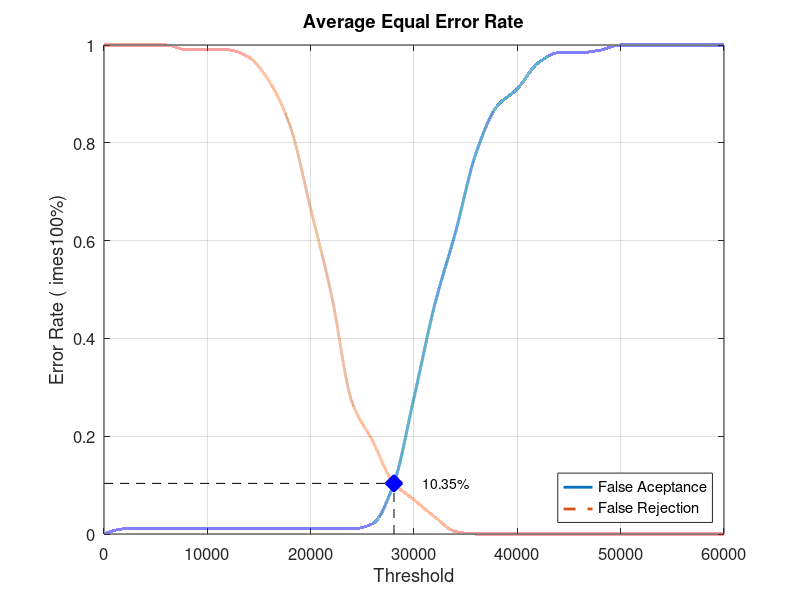
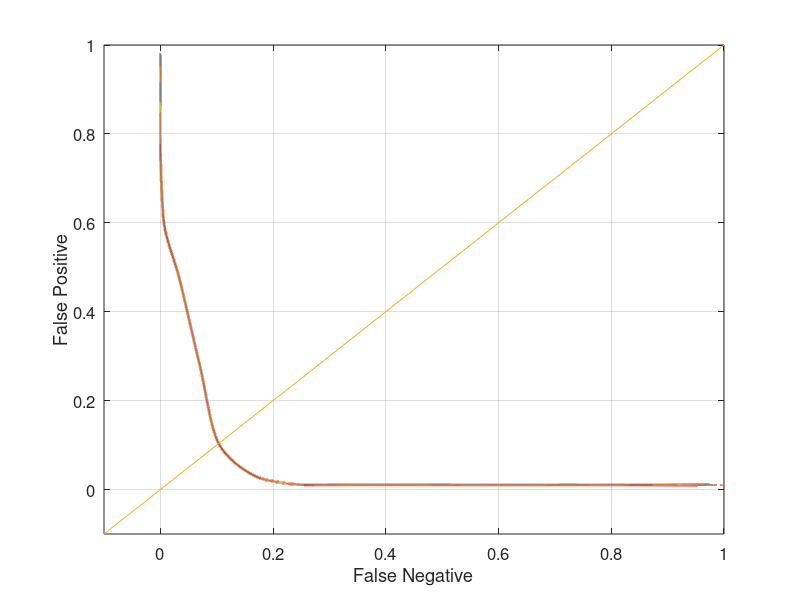

These charts were generated, in order, by the following MATLAB code:
close all;
clear;
clc;
x = 0:2000:60000;
xq = 0:0.5:60000;

y0 = [0 0.0105263 0.0105263 0.0105263 0.0105263 0.0105263 0.0105263 0.0105263 0.0105263 0.0105263 0.0105263 0.0105263 0.0105263 0.0210526 0.1 0.278947 0.468421 0.615789 0.778947 0.873684 0.910526 0.963158 0.984211 0.984211 0.989474 1 1 1 1 1 1]
yy0 = interp1(x, y0, xq, 'pchip');
y1 = [1 1 1 1 0.99 0.99 0.99 0.975 0.925 0.835 0.665 0.49 0.27 0.19 0.105 0.07 0.035 0.005 0 0 0 0 0 0 0 0 0 0 0 0 0]
yy1 = interp1(x, y1, xq, 'pchip');

% Calculating EER: 
y2 = abs(y0 - y1);
find(y2 == min(y2))
yy2 = abs(yy0 - yy1);
xEER = find(yy2 == min(yy2));
xEERIndex = xq(xEER) % X-axis EER
yEER = yy0(xEER) % Y-axis EER

main = figure
plot(xq, yy0,'-','LineWidth', 2);	hold on
plot(xq, yy1,'--','LineWidth', 2);	hold on
plot([xEERIndex xEERIndex], [0 yEER], 'k--');	hold on
plot([0 xEERIndex], [yEER yEER], 'k--');	hold on
plot(xEERIndex, yEER, 'bx', 'LineWidth', 10);	hold on
text(xEERIndex + 10 * xEERIndex / 100, yEER, [num2str(round((10000 * yEER)) / 100) '%'])
legend('False Aceptance', 'False Rejection', 'Location', 'SouthEast')
xlabel('Threshold')
ylabel('Error Rate (	imes100%)')
title('Average Equal Error Rate')
set(gca, 'FontSize', 12)
axis([0 60000 0 1])
grid on

print(main, 'Database5_4Main', '-dpng');
FNRxFPR = figure('Color', [1 1 1]);
plot(yy1, yy0, '-', yy1, yy0, 'LineWidth', 2);
hold on
y = -0.1:0.1:1
plot(y, y); 
set(gca, 'FontSize', 12)
xlabel('False Negative')
ylabel('False Positive')
axis([-0.1 1 -0.1 1])
set(gca, 'FontSize', 12)
grid on

print(FNRxFPR, 'Database5_4FNRxFPR','-dpng');
